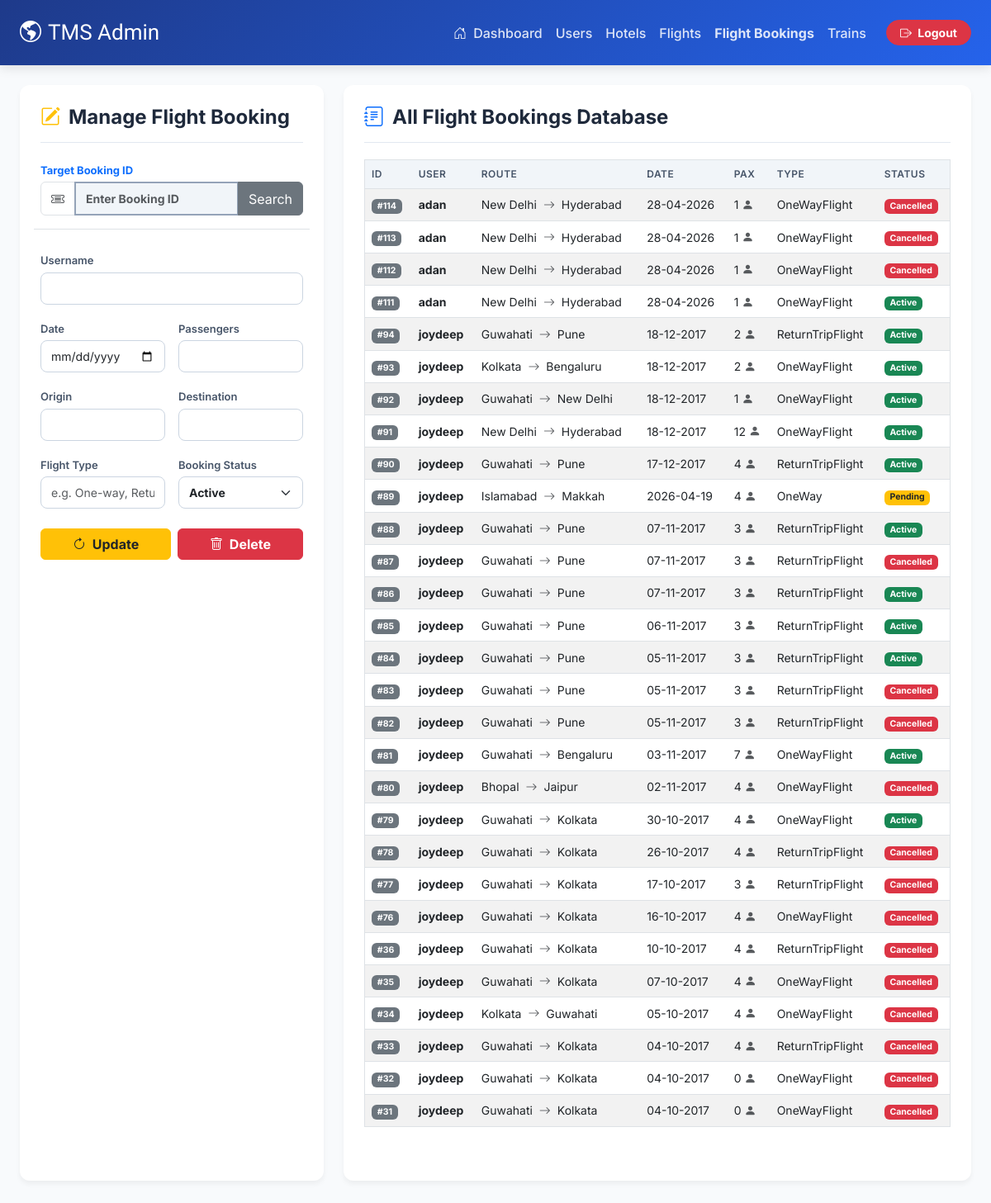
/Management/flightbookings_view.php (signed in), run on the app's committed database.
### tables this page shows
CREATE TABLE `flightbookings` (
  `bookingID` int(10) NOT NULL,
  `username` varchar(50) NOT NULL,
  `date` varchar(50) NOT NULL,
  `cancelled` varchar(20) NOT NULL,
  `origin` varchar(50) NOT NULL,
  `destination` varchar(50) NOT NULL,
  `passengers` int(10) NOT NULL,
  `type` varchar(50) NOT NULL
);

### Management/flightbookings_view.php (the view, shortened to what this page needs)
<?php
$servername = "localhost";
$db_user = "root";
$db_pass = "";
$dbname = "travel";
$conn = mysqli_connect($servername, $db_user, $db_pass, $dbname);
$bookingID = ""; $booking_username = ""; $date = ""; $cancelled = "";
$origin = ""; $destination = ""; $passengers = ""; $type = "";
?>
<!DOCTYPE html>
<html lang="en">
<head>
    <link href="https://cdn.jsdelivr.net/npm/bootstrap@5.3.0/dist/css/bootstrap.min.css" rel="stylesheet">
    <link href="https://cdn.jsdelivr.net/npm/bootstrap-icons@1.10.5/font/bootstrap-icons.css" rel="stylesheet">
</head>
<body>
    <nav class="navbar navbar-expand-lg navbar-custom mb-4">
        <div class="container-fluid px-4">
            <a class="navbar-brand" href="Home.php">
                <i class="bi bi-globe-americas me-2"></i>TMS Admin
            </a>
            <div class="collapse navbar-collapse" id="navbarNav">
                <ul class="navbar-nav ms-auto align-items-center">
                    <li class="nav-item"><a class="nav-link" href="Home.php"><i class="bi bi-house-door me-1"></i> Dashboard</a></li>
                    <li class="nav-item"><a class="nav-link" href="users_add.php">Users</a></li>
                    <li class="nav-item"><a class="nav-link" href="hotels_add.php">Hotels</a></li>
                    <li class="nav-item"><a class="nav-link" href="flights_add.php">Flights</a></li>
                    <li class="nav-item"><a class="nav-link active fw-bold text-white" href="flightbookings_view.php">Flight Bookings</a></li>
                    <li class="nav-item"><a class="nav-link" href="trains_add.php">Trains</a></li>
                    <li class="nav-item ms-3">
                        <a href="adminLogout.php" class="btn btn-danger btn-sm rounded-pill px-3 fw-bold">
                            <i class="bi bi-box-arrow-right me-1"></i> Logout
                        </a>
                    </li>
                </ul>
            </div>
        </div>
    </nav>
    <div class="container-fluid px-4 pb-5">
        <div class="row g-4">
            <div class="col-lg-4">
                <div class="dashboard-card h-100">
                    <h4 class="card-header-title">
                        <i class="bi bi-pencil-square text-warning"></i> Manage Flight Booking
                    </h4>
                    <form method="post" action="">
                        <div class="row g-3">
                            <div class="col-12 mb-2 border-bottom pb-3">
                                <label class="form-label text-primary fw-bold">Target Booking ID</label>
                                <div class="input-group">
                                    <span class="input-group-text bg-white"><i class="bi bi-ticket-detailed text-muted"></i></span>
                                    <input type="number" name="bookingID" class="form-control search-highlight fw-bold" placeholder="Enter Booking ID" value="<?php echo htmlspecialchars($bookingID); ?>">
                                    <button type="submit" name="search" class="btn btn-secondary">Search</button>
                                </div>
                            </div>
                            <div class="col-12">
                                <label class="form-label">Username</label>
                                <input type="text" name="username" class="form-control" value="<?php echo htmlspecialchars($booking_username); ?>">
                            </div>
                            <div class="col-md-6">
                                <label class="form-label">Date</label>
                                <input type="date" name="date" class="form-control" value="<?php echo htmlspecialchars($date); ?>">
                            </div>
                            <div class="col-md-6">
                                <label class="form-label">Passengers</label>
                                <input type="number" name="passengers" class="form-control" value="<?php echo htmlspecialchars($passengers); ?>">
                            </div>
                            <div class="col-md-6">
                                <label class="form-label">Origin</label>
                                <input type="text" name="origin" class="form-control" value="<?php echo htmlspecialchars($origin); ?>">
                            </div>
                            <div class="col-md-6">
                                <label class="form-label">Destination</label>
                                <input type="text" name="destination" class="form-control" value="<?php echo htmlspecialchars($destination); ?>">
                            </div>
                            <div class="col-md-6">
                                <label class="form-label">Flight Type</label>
                                <input type="text" name="type" class="form-control" placeholder="e.g. One-way, Return" value="<?php echo htmlspecialchars($type); ?>">
                            </div>
                            <div class="col-md-6">
                                <label class="form-label">Booking Status</label>
                                <select name="cancelled" class="form-select fw-bold">
                                    <option value="Active" <?php if(strtolower($cancelled) == 'active' || strtolower($cancelled) == 'no') echo 'selected'; ?>>Active</option>
                                </select>
                            </div>
                            <div class="col-12 mt-4">
                                <div class="d-flex gap-2">
                                    <button type="submit" name="update" class="btn btn-warning flex-grow-1 fw-bold text-dark">
                                        <i class="bi bi-arrow-clockwise me-1"></i> Update
                                    </button>
                                    <button type="submit" name="delete" class="btn btn-danger flex-grow-1 fw-bold" onclick="return confirm('Are you sure you want to permanently delete this flight booking?');">
                                        <i class="bi bi-trash me-1"></i> Delete
                                    </button>
                                </div>
                            </div>
                        </div>
                    </form>
                </div>
            </div>
            <div class="col-lg-8">
                <div class="dashboard-card h-100">
                    <h4 class="card-header-title">
                        <i class="bi bi-journal-text text-primary"></i> All Flight Bookings Database
                    </h4>
                    <div class="table-responsive">
                        <table class="table table-hover table-striped align-middle border">
                            <thead>
                                <tr>
                                    <th>ID</th>
                                    <th>User</th>
                                    <th>Route</th>
                                    <th>Date</th>
                                    <th>Pax</th>
                                    <th>Type</th>
                                    <th>Status</th>
                                </tr>
                            </thead>
                            <tbody>
                                <?php
                                $sql = "SELECT bookingID, username, date, cancelled, origin, destination, passengers, type FROM flightbookings ORDER BY bookingID DESC";
                                $result = mysqli_query($conn, $sql);
                                if (mysqli_num_rows($result) > 0) {
                                    while($row = mysqli_fetch_assoc($result)) {
                                        echo "<tr>";
                                        echo "<td><span class='badge bg-secondary'>#" . htmlspecialchars($row['bookingID']) . "</span></td>";
                                        echo "<td class='fw-bold'>" . htmlspecialchars($row['username']) . "</td>";
                                        echo "<td>" . htmlspecialchars($row['origin']) . " <i class='bi bi-arrow-right text-muted mx-1'></i> " . htmlspecialchars($row['destination']) . "</td>";
                                        echo "<td>" . htmlspecialchars($row['date']) . "</td>";
                                        echo "<td>" . htmlspecialchars($row['passengers']) . " <i class='bi bi-person-fill text-muted'></i></td>";
                                        echo "<td>" . htmlspecialchars($row['type']) . "</td>";
                                        $status = strtolower($row['cancelled']);
                                        if($status == 'cancelled' || $status == 'yes' || $status == 'true') {
                                            echo "<td><span class='badge bg-danger'>Cancelled</span></td>";
                                        } elseif($status == 'pending') {
                                            echo "<td><span class='badge bg-warning text-dark'>Pending</span></td>";
                                        } else {
                                            echo "<td><span class='badge bg-success'>Active</span></td>";
                                        }
                                        echo "</tr>";
                                    }
                                } else {
                                    echo "<tr><td colspan='7' class='text-center text-muted py-4'>No flight bookings found in the database.</td></tr>";
                                }
                                ?>
                            </tbody>
                        </table>
                    </div>
                </div>
            </div>
        </div>
    </div>
</body>
</html>

### Management/flightbookings_view.php (style rules this page uses)
body { background-color: #f8fafc; font-family: 'Inter', sans-serif; color: #334155; }
.navbar-custom { background: linear-gradient(135deg, #1e3a8a, #2563eb); padding: 15px 0; box-shadow: 0 4px 12px rgba(0,0,0,0.1); }
.navbar-brand { font-family: 'Courgette', cursive; font-size: 26px; color: #ffffff !important; }
.nav-link { color: rgba(255, 255, 255, 0.85) !important; font-weight: 500; transition: color 0.3s; }
.dashboard-card { background: #ffffff; border-radius: 12px; border: none; box-shadow: 0 4px 6px rgba(0, 0, 0, 0.05); padding: 25px; margin-bottom: 24px; }
.card-header-title { font-weight: 700; color: #1e293b; margin-bottom: 20px; padding-bottom: 15px; border-bottom: 1px solid #e2e8f0; display: flex; align-items: center; gap: 10px; }
.form-label { font-weight: 600; font-size: 13px; color: #475569; margin-bottom: 4px; }
.form-control, .form-select { border-radius: 8px; padding: 8px 12px; border: 1px solid #cbd5e1; font-size: 14px; }
.search-highlight { background-color: #f1f5f9; border: 2px solid #94a3b8; }
.table th { background-color: #f1f5f9; color: #475569; font-weight: 600; font-size: 12px; text-transform: uppercase; letter-spacing: 0.5px; white-space: nowrap; }
.table td { font-size: 14px; vertical-align: middle; white-space: nowrap; }

### data on the page
flightbookings: bookingID "114", username "adan", origin "New Delhi", destination "Hyderabad", date "28-04-2026", passengers "1", type "OneWayFlight", cancelled "Cancelled"
flightbookings: bookingID "113", username "adan", origin "New Delhi", destination "Hyderabad", date "28-04-2026", passengers "1", type "OneWayFlight", cancelled "Cancelled"
flightbookings: bookingID "112", username "adan", origin "New Delhi", destination "Hyderabad", date "28-04-2026", passengers "1", type "OneWayFlight", cancelled "Cancelled"
flightbookings: bookingID "111", username "adan", origin "New Delhi", destination "Hyderabad", date "28-04-2026", passengers "1", type "OneWayFlight", cancelled "Active"
flightbookings: bookingID "94", username "joydeep", origin "Guwahati", destination "Pune", date "18-12-2017", passengers "2", type "ReturnTripFlight", cancelled "Active"
flightbookings: bookingID "93", username "joydeep", origin "Kolkata", destination "Bengaluru", date "18-12-2017", passengers "2", type "OneWayFlight", cancelled "Active"
flightbookings: bookingID "92", username "joydeep", origin "Guwahati", destination "New Delhi", date "18-12-2017", passengers "1", type "OneWayFlight", cancelled "Active"
flightbookings: bookingID "91", username "joydeep", origin "New Delhi", destination "Hyderabad", date "18-12-2017", passengers "12", type "OneWayFlight", cancelled "Active"
flightbookings: bookingID "90", username "joydeep", origin "Guwahati", destination "Pune", date "17-12-2017", passengers "4", type "ReturnTripFlight", cancelled "Active"
flightbookings: bookingID "89", username "joydeep", origin "Islamabad", destination "Makkah", date "2026-04-19", passengers "4", type "OneWay", cancelled "Pending"
flightbookings: bookingID "88", username "joydeep", origin "Guwahati", destination "Pune", date "07-11-2017", passengers "3", type "ReturnTripFlight", cancelled "Active"
flightbookings: bookingID "87", username "joydeep", origin "Guwahati", destination "Pune", date "07-11-2017", passengers "3", type "ReturnTripFlight", cancelled "Cancelled"
flightbookings: bookingID "86", username "joydeep", origin "Guwahati", destination "Pune", date "07-11-2017", passengers "3", type "ReturnTripFlight", cancelled "Active"
flightbookings: bookingID "85", username "joydeep", origin "Guwahati", destination "Pune", date "06-11-2017", passengers "3", type "ReturnTripFlight", cancelled "Active"
flightbookings: bookingID "84", username "joydeep", origin "Guwahati", destination "Pune", date "05-11-2017", passengers "3", type "ReturnTripFlight", cancelled "Active"
flightbookings: bookingID "83", username "joydeep", origin "Guwahati", destination "Pune", date "05-11-2017", passengers "3", type "ReturnTripFlight", cancelled "Cancelled"
flightbookings: bookingID "82", username "joydeep", origin "Guwahati", destination "Pune", date "05-11-2017", passengers "3", type "ReturnTripFlight", cancelled "Cancelled"
flightbookings: bookingID "81", username "joydeep", origin "Guwahati", destination "Bengaluru", date "03-11-2017", passengers "7", type "OneWayFlight", cancelled "Active"
flightbookings: bookingID "80", username "joydeep", origin "Bhopal", destination "Jaipur", date "02-11-2017", passengers "4", type "OneWayFlight", cancelled "Cancelled"
flightbookings: bookingID "79", username "joydeep", origin "Guwahati", destination "Kolkata", date "30-10-2017", passengers "4", type "OneWayFlight", cancelled "Active"
flightbookings: bookingID "78", username "joydeep", origin "Guwahati", destination "Kolkata", date "26-10-2017", passengers "4", type "ReturnTripFlight", cancelled "Cancelled"
flightbookings: bookingID "77", username "joydeep", origin "Guwahati", destination "Kolkata", date "17-10-2017", passengers "3", type "ReturnTripFlight", cancelled "Cancelled"
flightbookings: bookingID "76", username "joydeep", origin "Guwahati", destination "Kolkata", date "16-10-2017", passengers "4", type "OneWayFlight", cancelled "Cancelled"
flightbookings: bookingID "36", username "joydeep", origin "Guwahati", destination "Kolkata", date "10-10-2017", passengers "4", type "ReturnTripFlight", cancelled "Cancelled"
flightbookings: bookingID "35", username "joydeep", origin "Guwahati", destination "Kolkata", date "07-10-2017", passengers "4", type "OneWayFlight", cancelled "Cancelled"
flightbookings: bookingID "34", username "joydeep", origin "Kolkata", destination "Guwahati", date "05-10-2017", passengers "4", type "OneWayFlight", cancelled "Cancelled"
flightbookings: bookingID "33", username "joydeep", origin "Guwahati", destination "Kolkata", date "04-10-2017", passengers "4", type "ReturnTripFlight", cancelled "Cancelled"
flightbookings: bookingID "32", username "joydeep", origin "Guwahati", destination "Kolkata", date "04-10-2017", passengers "0", type "OneWayFlight", cancelled "Cancelled"
flightbookings: bookingID "31", username "joydeep", origin "Guwahati", destination "Kolkata", date "04-10-2017", passengers "0", type "OneWayFlight", cancelled "Cancelled"
